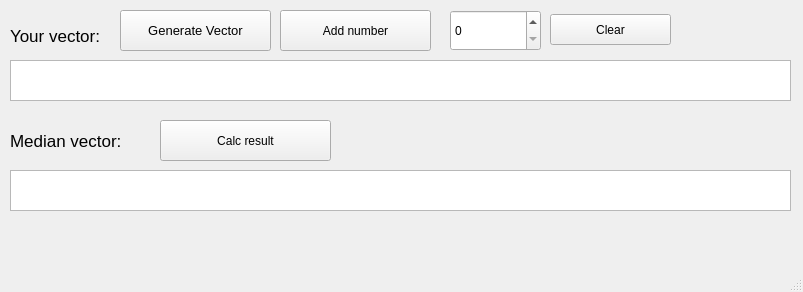
<?xml version="1.0" encoding="UTF-8"?>
<ui version="4.0">
 <class>MainWindow</class>
 <widget class="QMainWindow" name="MainWindow">
  <property name="geometry">
   <rect>
    <x>0</x>
    <y>0</y>
    <width>803</width>
    <height>292</height>
   </rect>
  </property>
  <property name="sizePolicy">
   <sizepolicy hsizetype="Fixed" vsizetype="Fixed">
    <horstretch>0</horstretch>
    <verstretch>0</verstretch>
   </sizepolicy>
  </property>
  <property name="minimumSize">
   <size>
    <width>803</width>
    <height>292</height>
   </size>
  </property>
  <property name="maximumSize">
   <size>
    <width>803</width>
    <height>292</height>
   </size>
  </property>
  <property name="windowTitle">
   <string>MainWindow</string>
  </property>
  <widget class="QWidget" name="centralwidget">
   <widget class="QPushButton" name="generateVector">
    <property name="geometry">
     <rect>
      <x>120</x>
      <y>10</y>
      <width>151</width>
      <height>41</height>
     </rect>
    </property>
    <property name="font">
     <font>
      <pointsize>10</pointsize>
     </font>
    </property>
    <property name="text">
     <string>Generate Vector</string>
    </property>
   </widget>
   <widget class="QTextBrowser" name="vectorBrowser">
    <property name="geometry">
     <rect>
      <x>10</x>
      <y>60</y>
      <width>781</width>
      <height>41</height>
     </rect>
    </property>
   </widget>
   <widget class="QLabel" name="vector">
    <property name="geometry">
     <rect>
      <x>10</x>
      <y>20</y>
      <width>161</width>
      <height>31</height>
     </rect>
    </property>
    <property name="font">
     <font>
      <pointsize>13</pointsize>
     </font>
    </property>
    <property name="text">
     <string>Your vector:</string>
    </property>
   </widget>
   <widget class="QPushButton" name="addButton">
    <property name="geometry">
     <rect>
      <x>280</x>
      <y>10</y>
      <width>151</width>
      <height>41</height>
     </rect>
    </property>
    <property name="text">
     <string>Add number</string>
    </property>
   </widget>
   <widget class="QLabel" name="label">
    <property name="geometry">
     <rect>
      <x>10</x>
      <y>120</y>
      <width>191</width>
      <height>41</height>
     </rect>
    </property>
    <property name="font">
     <font>
      <pointsize>13</pointsize>
     </font>
    </property>
    <property name="text">
     <string>Median vector:</string>
    </property>
   </widget>
   <widget class="QTextBrowser" name="medianBrowser">
    <property name="geometry">
     <rect>
      <x>10</x>
      <y>170</y>
      <width>781</width>
      <height>41</height>
     </rect>
    </property>
   </widget>
   <widget class="QPushButton" name="resultButton">
    <property name="geometry">
     <rect>
      <x>160</x>
      <y>120</y>
      <width>171</width>
      <height>41</height>
     </rect>
    </property>
    <property name="text">
     <string>Calc result</string>
    </property>
   </widget>
   <widget class="QSpinBox" name="numBox">
    <property name="geometry">
     <rect>
      <x>450</x>
      <y>10</y>
      <width>91</width>
      <height>41</height>
     </rect>
    </property>
   </widget>
   <widget class="QPushButton" name="clearButton">
    <property name="geometry">
     <rect>
      <x>550</x>
      <y>14</y>
      <width>121</width>
      <height>31</height>
     </rect>
    </property>
    <property name="text">
     <string>Clear</string>
    </property>
   </widget>
  </widget>
  <widget class="QMenuBar" name="menubar">
   <property name="geometry">
    <rect>
     <x>0</x>
     <y>0</y>
     <width>803</width>
     <height>22</height>
    </rect>
   </property>
  </widget>
  <widget class="QStatusBar" name="statusbar"/>
 </widget>
 <resources/>
 <connections/>
</ui>
